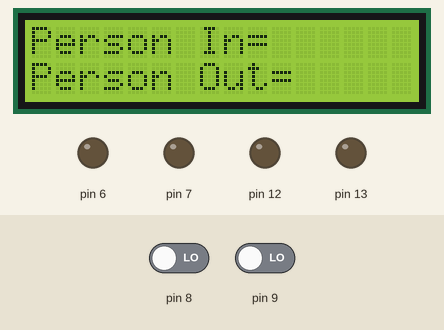
Simulated run of this sketch. Board: Arduino Uno, built with avr-gcc and run on an emulated ATmega328P. Parts: 16×2 character LCD, output pins drawn as LEDs (lit = HIGH). The test bench sets the inputs (shaded band); at power-on: pin 8 LOW, pin 9 LOW. What the sketch prints to the serial monitor is not drawn.

Above: at 1.2 s.
1.3 s: pin 8 driven HIGH
At 2.5 s:
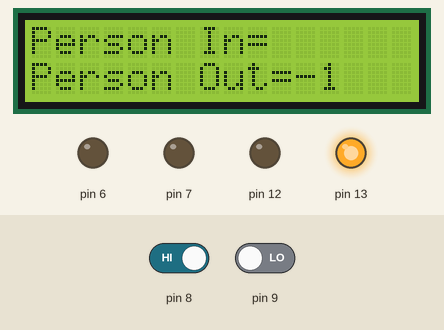
2.8 s: pin 9 driven HIGH
At 3.9 s:
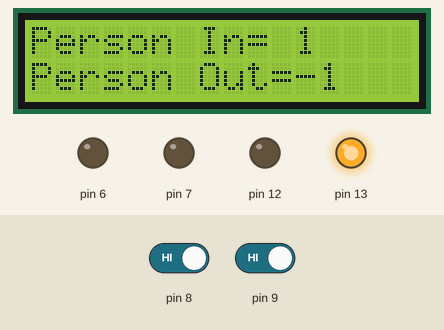
Timing chart, 0 to 5.8 s (numbered marks = the images above; inputs shaded):
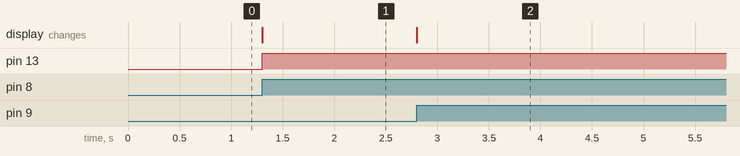

Measured:
- after the input at 1.3 s, pin 13: LOW → HIGH at once; the display: changes at once (image 1)
- after the input at 2.8 s, the display: changes at once (image 2)

The sketch:

COUNT.ino
```cpp
#include <LiquidCrystal.h>

const int rs = 10, en = 11, d4 = 5, d5 = 4, d6 = 3, d7 = 2;
LiquidCrystal lcd(rs, en, d4, d5, d6, d7);

int led = 13;
int led1 = 12;
int ir = 9;
int ir1 = 8;
int count =0;
int count1 =0;
int state;
int LastState=HIGH;
int state1;
int LastState1=HIGH;

void setup()
{
  lcd.begin(16, 2);
  lcd.setCursor(0,0);
  lcd.print("Person In=");
  lcd.setCursor(0,1);
  lcd.print("Person Out=");
  pinMode(13,OUTPUT);
  pinMode(6,OUTPUT);
  pinMode(7,OUTPUT);
  pinMode(9,INPUT);
  pinMode(12,OUTPUT);
  pinMode(8,INPUT);

  Serial.begin(9600);
}

void loop()
{
 int state = digitalRead(8);
 int state1 = digitalRead(9);

  if (state==HIGH && LastState==HIGH)
  {
    LastState=LOW;
    Serial.println( " DEC count=");
    lcd.setCursor(11,1);
    lcd.print(count-1);
    Serial.print(count--);
    //digitalWrite(6,HIGH);

  }
  else if (state==LOW)
  {
    LastState=HIGH;
    //digitalWrite(6,LOW);
  }

     if (state1==HIGH && LastState1==HIGH)
  {
    LastState1=LOW;
    Serial.println( " INC count=");
    lcd.setCursor(11, 0);
    lcd.print(count1+1);
    Serial.println(count1++);
    //digitalWrite(7,HIGH);

  }
  else if (state1==LOW)
  {
    LastState1=HIGH;
    //digitalWrite(7,LOW);

  if(count==-count1)
  {
   digitalWrite(13,LOW);
  }
  else
  {
   digitalWrite(13,HIGH);
  }

 }
}
```
